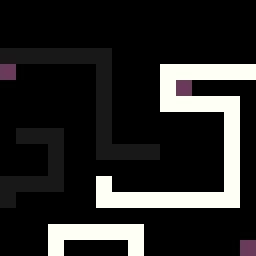

Below is a game level as drawn by its tile map, then a one-line description and the .tmx file that defines it, in full:
An orthogonal 16x16 tile map with 16x16 px tiles, 1 tile layer (Tiles) and 3 objects.

<map version="1.10" tiledversion="1.10.2" orientation="orthogonal" renderorder="right-down" width="16" height="16" tilewidth="16" tileheight="16" infinite="0" nextlayerid="3" nextobjectid="4">
 <tileset firstgid="1" name="tiles" tilewidth="16" tileheight="16" tilecount="3" columns="3">
  <image source="tiles.png" width="48" height="16" />
 </tileset>
 <layer id="1" name="Tiles" width="16" height="16">
  <data encoding="csv">
0,0,0,0,0,0,0,0,0,0,0,0,0,0,0,0,
0,0,0,0,0,0,0,0,0,0,0,0,0,0,0,0,
0,0,0,0,0,0,0,0,0,0,0,0,0,0,0,0,
1,1,1,1,1,1,1,0,0,0,0,0,0,0,0,0,
3,0,0,0,0,0,1,0,0,0,2,2,2,2,2,2,
0,0,0,0,0,0,1,0,0,0,2,3,0,0,0,0,
0,0,0,0,0,0,1,0,0,0,2,2,2,2,2,0,
0,0,0,0,0,0,1,0,0,0,0,0,0,0,2,0,
0,1,1,1,0,0,1,0,0,0,0,0,0,0,2,0,
0,0,0,1,0,0,1,1,1,1,0,0,0,0,2,0,
0,0,0,1,0,0,0,0,0,0,0,0,0,0,2,0,
1,1,1,1,0,0,2,0,0,0,0,0,0,0,2,0,
1,0,0,0,0,0,2,2,2,2,2,2,2,2,2,0,
0,0,0,0,0,0,0,0,0,0,0,0,0,0,0,0,
0,0,0,2,2,2,2,2,2,0,0,0,0,0,0,0,
0,0,0,2,0,0,0,0,2,0,0,0,0,0,0,3
</data>
 </layer>
 <objectgroup id="2" name="Objects">
  <object id="1" x="0" y="64" width="16" height="16" />
  <object id="2" x="176" y="80" width="16" height="16" />
  <object id="3" x="240" y="240" width="16" height="16" />
 </objectgroup>
</map>
